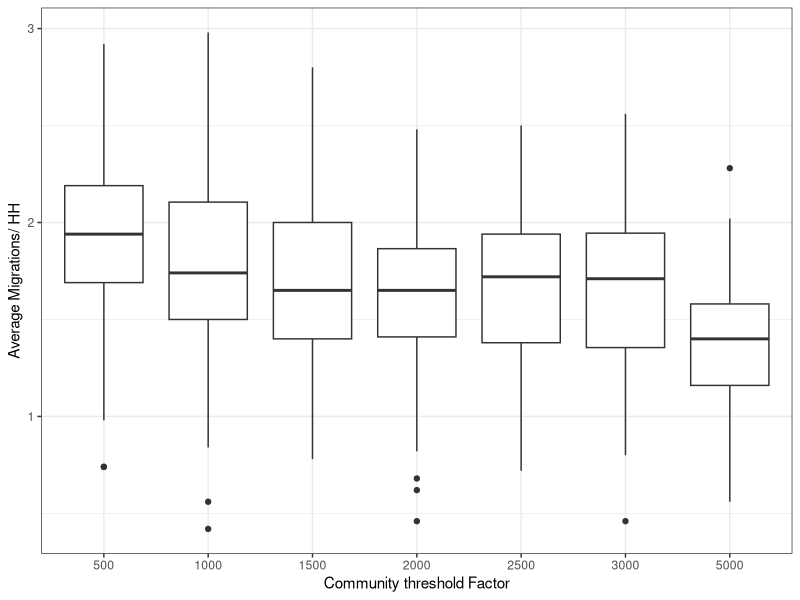
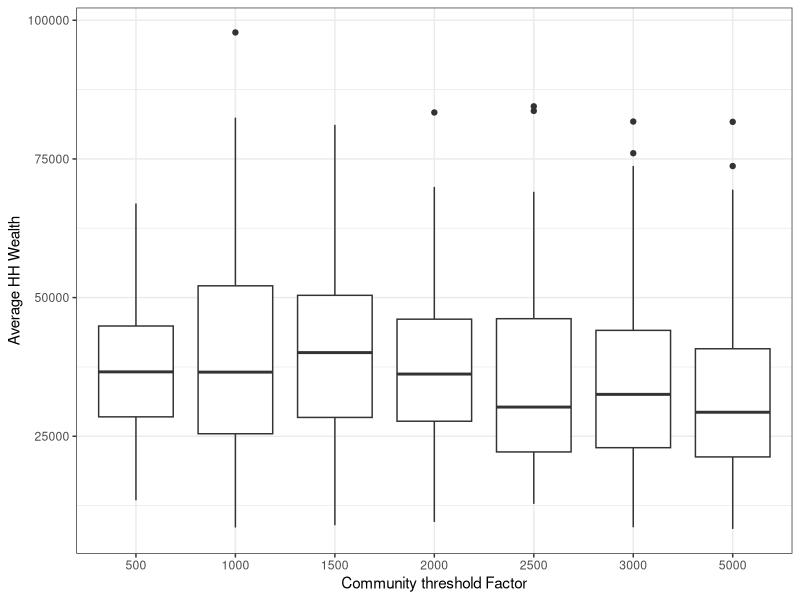
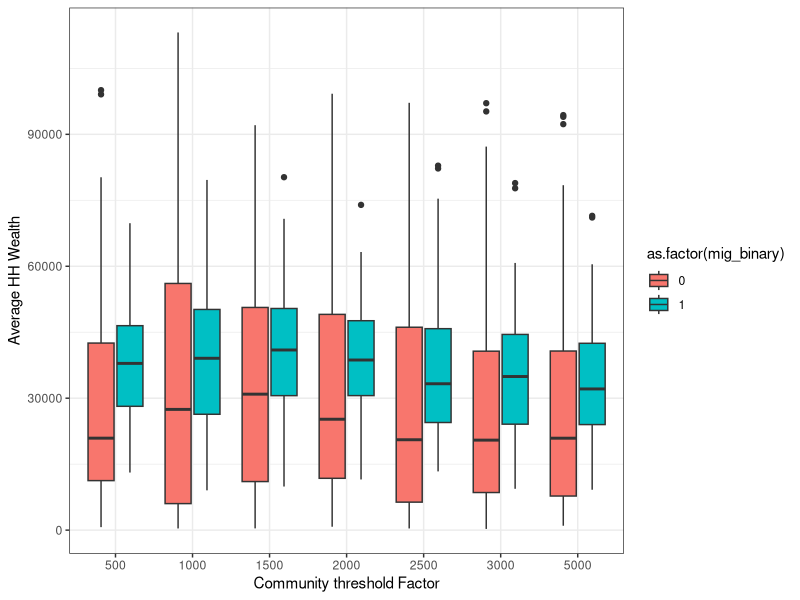
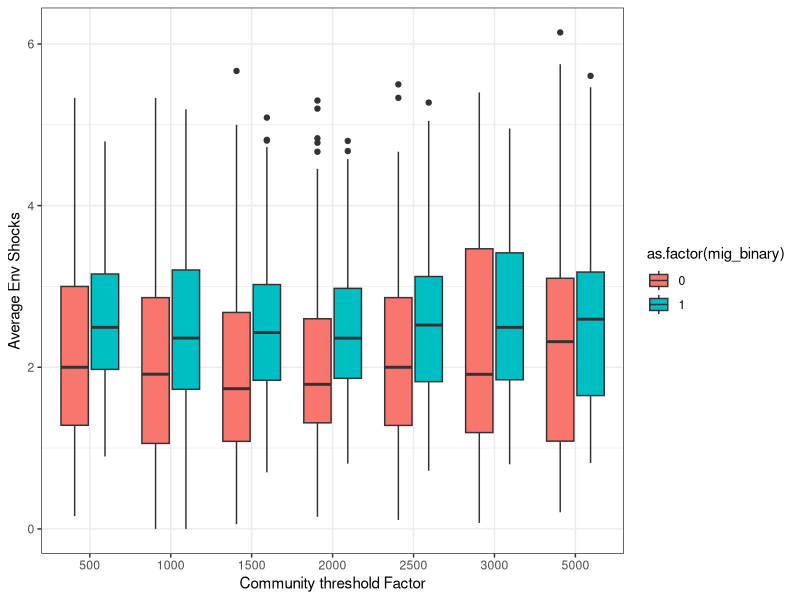

These figures' R source, in order:
library(tidyverse)

#list = [500, 1000, 1500, 2000, 2500, 3000, 5000]

threshold_one = read_csv("threshold_test_500.csv") %>% 
  mutate(comm_threshold = 500) %>% select(-1)

threshold_two = read_csv("threshold_test_1000.csv") %>% 
  mutate(comm_threshold = 1000) %>% select(-1)

threshold_three = read_csv("threshold_test_1500.csv") %>% 
  mutate(comm_threshold = 1500) %>% select(-1)

threshold_four = read_csv("threshold_test_2000.csv") %>% 
  mutate(comm_threshold = 2000) %>% select(-1)

threshold_five = read_csv("threshold_test_2500.csv") %>% 
  mutate(comm_threshold = 2500) %>% select(-1)

threshold_six = read_csv("threshold_test_3000.csv") %>% 
  mutate(comm_threshold = 3000) %>% select(-1)

threshold_seven = read_csv("threshold_test_5000.csv") %>% 
  mutate(comm_threshold = 5000) %>% select(-1)


threshold_joined = threshold_one %>%
  bind_rows(threshold_two) %>%
  bind_rows(threshold_three) %>%
  bind_rows(threshold_four) %>%
  bind_rows(threshold_five) %>%
  bind_rows(threshold_six)%>%
  bind_rows(threshold_seven) 
  


####### add integer for MC run #######
mc_runs = as.data.frame(rep(1:100, each = 50, times = 7))
names(mc_runs) = "run"

threshold_joined = threshold_joined %>% cbind(mc_runs)

threshold_joined = threshold_joined %>% mutate(mig_binary = ifelse(migrations > 0, 1, 0))

threshold_summary = threshold_joined %>%
  group_by(comm_threshold, run) %>%
  summarise(av_migs = mean(migrations),
            sd_migs = sd(migrations),
            av_wealth = mean(wealth),
            sd_wealth = sd(wealth))

threshold_summary_diff = threshold_joined %>%
  group_by(comm_threshold, run, mig_binary) %>%
  summarise(av_wealth = mean(wealth),
            sd_wealth = sd(wealth), av_shock = mean(num_shocked))


threshold_summary %>% 
  ggplot()+
  geom_boxplot(aes(x= as.factor(comm_threshold), y = av_migs))+
  labs(x = "Community threshold Factor", y = "Average Migrations/ HH")+
  theme_bw()


threshold_summary %>% 
  ggplot()+
  geom_boxplot(aes(x= as.factor(comm_threshold), y = av_wealth))+
  labs(x = "Community threshold Factor", y = "Average HH Wealth")+
  theme_bw()

threshold_summary_diff %>% 
  ggplot()+
  geom_boxplot(aes(x= as.factor(comm_threshold), fill = as.factor(mig_binary), y = av_wealth))+
  labs(x = "Community threshold Factor", y = "Average HH Wealth")+
  theme_bw()

threshold_summary_diff %>% 
  ggplot()+
  geom_boxplot(aes(x= as.factor(comm_threshold), fill = as.factor(mig_binary), y = av_shock))+
  labs(x = "Community threshold Factor", y = "Average Env Shocks")+
  theme_bw()

